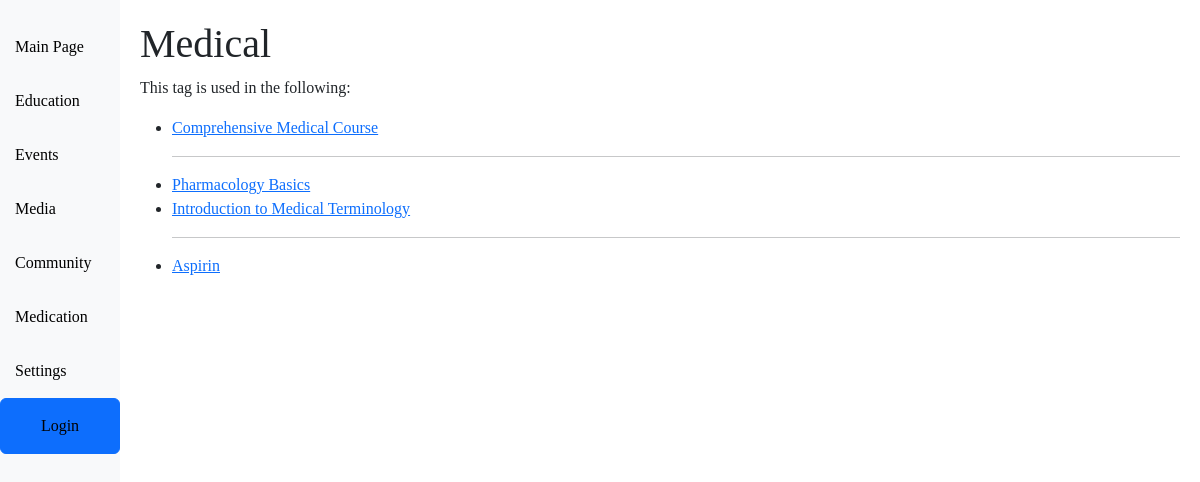
Page /courses/tag/1/ on the committed database.
### courses/models.py (models this page shows, shortened)
class Tag(models.Model):
    name = models.CharField(max_length=100)

class Course(models.Model):
    title = models.CharField(max_length=255)
    image = models.ImageField(upload_to=get_timestamp_upload_to, blank=True,
                              null=True)  # Используем функцию для имени файла
    description = models.TextField()
    module_count = models.PositiveIntegerField()
    modules = models.ManyToManyField('modules.Module', related_name='courses_modules')
    speakers = models.ManyToManyField('Speaker', related_name='courses_speakers', blank=True)
    attaches = models.ManyToManyField('Attach', related_name='courses_attaches', blank=True)
    drugs = models.ManyToManyField('Drug', related_name='courses_drugs', blank=True)
    tags = models.ManyToManyField('Tag', related_name='courses_tags', blank=True)
    disclaimer = models.TextField(blank=True, null=True)

class Drug(models.Model):
    name = models.CharField(max_length=255)
    image = models.ImageField(upload_to=get_timestamp_upload_to, blank=True, null=True)
    description = models.TextField(blank=True, null=True)
    tags = models.ManyToManyField(Tag, related_name='drugs_tags', blank=True)

### modules/models.py (models this page shows, shortened)
class Module(models.Model):
    title = models.CharField(max_length=255)
    video = models.URLField(blank=True, null=True)
    image = models.ImageField(upload_to=get_timestamp_upload_to)
    description = models.TextField()
    speakers = models.ManyToManyField('courses.Speaker', related_name='modules_speakers', blank=True)
    drugs = models.ManyToManyField('courses.Drug', related_name='modules_drugs', blank=True)
    sponsor = models.ForeignKey('Sponsor', on_delete=models.SET_NULL, null=True, blank=True)
    attaches = models.ManyToManyField('courses.Attach', related_name='modules_attaches', blank=True)
    tags = models.ManyToManyField('courses.Tag', related_name='modules_tags', blank=True)
    disclaimer = models.TextField(blank=True, null=True)
    part_of_course = models.BooleanField(default=False)

### courses/views.py (the view)
# urls.py: path('tag/<int:pk>/', views.TagDetailView.as_view(), name='tag'),
class TagDetailView(DetailView):
    model = Tag

### courses/templates/courses/tag_detail.html
{% extends 'base.html' %}
{% block content %}
    <h1>{{ tag.name }}</h1>
    <p>This tag is used in the following:</p>
    <ul>
        {% for course in tag.courses_tags.all %}
            <li><a href="{% url 'courses:detail' course.pk %}">{{ course.title }}</a></li>
        {% endfor %}
        <hr>
        {% for module in tag.modules_tags.all %}
            <li><a href="{% url 'courses:modules:detail' module.pk %}">{{ module.title }}</a></li>
        {% endfor %}
        <hr>
        {% for drug in tag.drugs_tags.all %}
            <li><a href="{% url 'courses:drug_detail' drug.pk %}">{{ drug.name }}</a></li>
        {% endfor %}
    </ul>
{% endblock %}

### static/base.css (style rules this page uses)
body { --sidebar-width: 10%; font-family: 'Consolas', serif; }

### rows in the picture
Tag: name "Medical"
Course: title "Comprehensive Medical Course"
Module: title "Pharmacology Basics"
Module: title "Introduction to Medical Terminology"
Drug: name "Aspirin"
